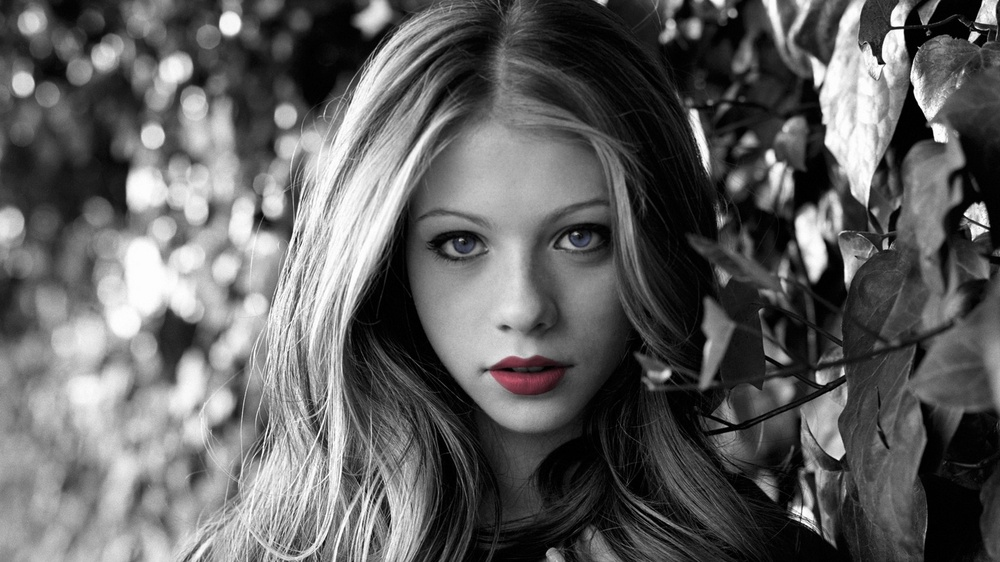
//> input picture assignment_1/test2_12CS10046.jpg, 1000 x 562 px, shrunk from 1920 x 1080 before the run
$ ./ass1_12CS10046   (built with g++ and OpenCV 4)
//> lines starting //> are read from the running program, lines starting //| are printed output that depends on the picture
#include <opencv2/core/core.hpp>
#include <opencv2/highgui/highgui.hpp>
#include <opencv2\imgproc\imgproc.hpp>
#include <iostream>

using namespace cv;
using namespace std;

Mat apply_filter(const Mat &src, const Mat &kernal)
{
	int ksize_h = kernal.size().height;
	ksize_h = (ksize_h - 1) / 2;
	int ksize_w = kernal.size().width;
	ksize_w = (ksize_w - 1) / 2;
	Mat dst = Mat::zeros(src.size(), DataType<double>::type);
	for (int i = 0; i < src.rows; i++)
	{
		for (int j = 0; j < src.cols; j++)
		{
			double c = 0.0;
			for (int k = -ksize_h; k <= ksize_h; k++)
			{
				for (int l = -ksize_w; l <= ksize_w; l++)
				{
					if (!(((i + k) <0) || (i + k) >= src.rows || ((j + l) <0) || (j + l) >= src.cols))
					{
						c = c + double(src.at<uchar>(i + k, j + l))*kernal.at<double>(k + ksize_h, l + ksize_w);
					}
				}
			}
			dst.at<double>(i, j) = c;
		}
	}
	dst.convertTo(dst, CV_8UC1);
	return dst;
}
void normalise(Mat& src)
{
	src.convertTo(src, DataType<double>::type);
	int r = src.rows;
	int c = src.cols;
	double max = 0;
	double limit = 255.0;
	for (int i = 0; i < r; i++)
	{
		for (int j = 0; j < c; j++)
		{
			if (src.at<double>(i, j) > max)
			{
				max = src.at<double>(i, j);
			}
		}
	}
	for (int i = 0; i < r; i++)
	{
		for (int j = 0; j < c; j++)
		{
			src.at<double>(i, j) *= (limit / max);
		}
	}
}
Mat add2images(const Mat& src1, const Mat& src2)
{
	Mat dst = Mat::zeros(src1.size(), DataType<double>::type);
	if (src1.size() != src2.size())
	{
		cout << "size of both images not same for add 2 images " << endl;
	}
	else
	{
		for (int i = 0; i < dst.rows; i++)
		{
			for (int j = 0; j < dst.cols; j++)
			{
				dst.at<double>(i, j) = double(src1.at<uchar>(i, j)) + double(src2.at<uchar>(i, j));
			}
		}
	}
	dst.convertTo(dst, CV_8UC1);
	return dst;
}
Mat multiply2images(const Mat& src1, const Mat& src2)
{
	Mat dst = Mat::zeros(src1.size(), DataType<double>::type);
	if (src1.size() != src2.size())
	{
		cout << "size of both images not same for multiply 2 images " << endl;
	}
	else
	{
		for (int i = 0; i < dst.rows; i++)
		{
			for (int j = 0; j < dst.cols; j++)
			{
				dst.at<double>(i, j) = double(src1.at<uchar>(i, j)) * double(src2.at<uchar>(i, j));
			}
		}
	}
	// normalize(dst, dst, 0, 255, NORM_MINMAX, DataType<double>::type);
	normalise(dst);
	dst.convertTo(dst, CV_8UC1);
	return dst;
}
Mat scalar_multiplication(const Mat& src, double c)
{
	Mat dst = Mat::zeros(src.size(), DataType<double>::type);
	for (int i = 0; i < src.rows; i++)
	{
		for (int j = 0; j < src.cols; j++)
		{
			dst.at<double>(i, j) = double(src.at<uchar>(i, j)) * c;
		}
	}
	return dst;
}
int main()
{
	string filename = "test2_12CS10046.jpg";
	Mat source = imread(filename, CV_LOAD_IMAGE_GRAYSCALE);
//> source: 562 rows x 1000 cols, CV_8UC1; min 0, max 255, mean 96

	// we get the image now we need to apply laplacian operator

	double n = 1, d = 9;
	Mat laplace = (Mat_<double>(3, 3) << 0, -1, 0, -1, 4, -1, 0, -1, 0);
	Mat sobel_h = (Mat_<double>(3, 3) << -1, -2, -1, 0, 0, 0, 1, 2, 1);
	Mat sobel_v = (Mat_<double>(3, 3) << -1, -0, 1, -2, 0, 2, -1, 0, 1);
	Mat average = (Mat_<double>(3, 3) << n / d, n / d, n / d, n / d, n / d, n / d, n / d, n / d, n / d);

	// we have assigned various operators
	// 1) Laplacian to get F2
	Mat laplace_image = apply_filter(source, laplace);
	imwrite("laplace image.jpg", laplace_image);
	// 3) add F1 and F2
	Mat sharp = add2images(laplace_image, source);
//> after the loop in add2images, `for (int i = 0; i < dst.rows; i++)`:
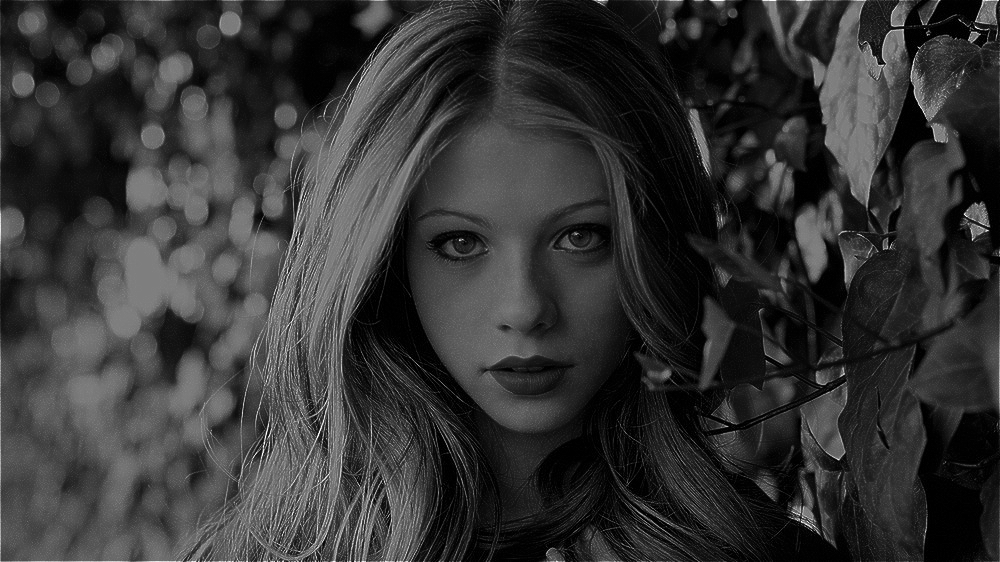
//> dst: 562 rows x 1000 cols, CV_64FC1; min 0, max 510, mean 104.4; drawn with min black and max white
	imwrite("sharp image.jpg", sharp);
	// 4) Sobel operator on sharp image
	Mat sobel_image = add2images(apply_filter(sharp, sobel_h), apply_filter(sharp, sobel_v));
//> after the loop in apply_filter (call 3), `for (int i = 0; i < src.rows; i++)`:
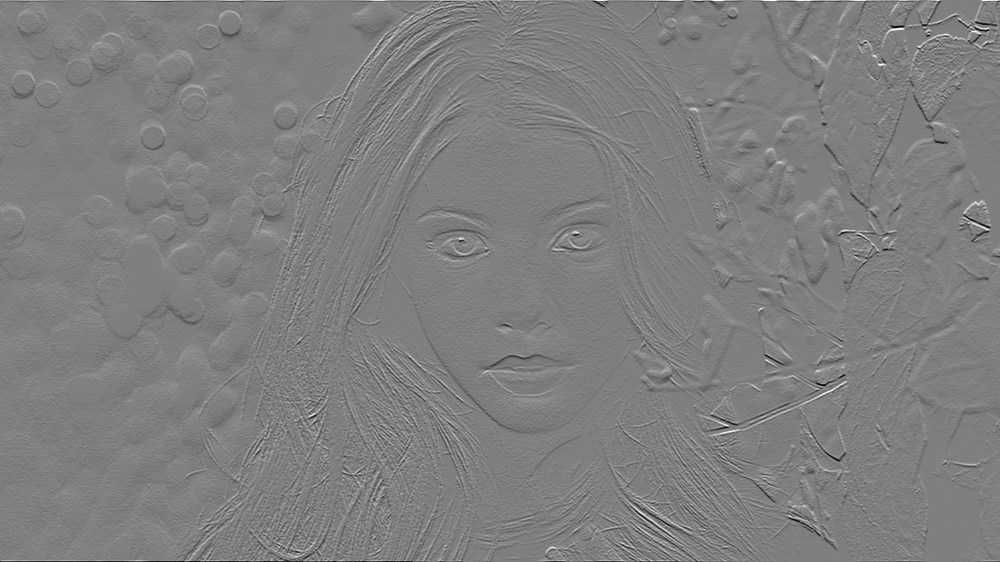
//> dst: 562 rows x 1000 cols, CV_64FC1; min -1018, max 1020, mean 0; drawn with min black and max white
//> after the loop in add2images (call 2), `for (int i = 0; i < dst.rows; i++)`:
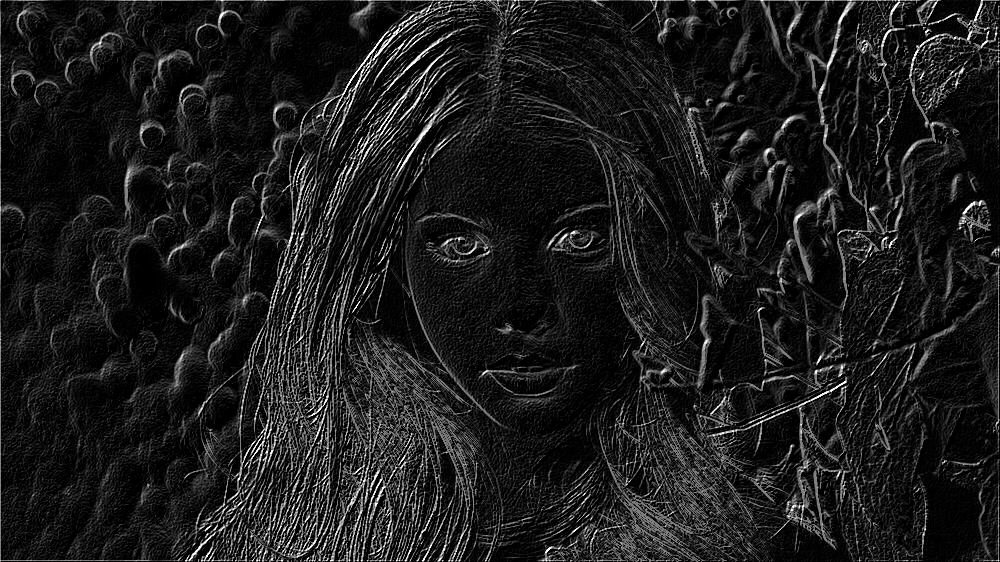
//> dst: 562 rows x 1000 cols, CV_64FC1; min 0, max 510, mean 56.7; drawn with min black and max white
	imwrite("sobel.jpg", sobel_image);
	// 5) Average sobel image
	Mat mean_image = apply_filter(sobel_image, average);
//> after the loop in apply_filter (call 4), `for (int i = 0; i < src.rows; i++)`:
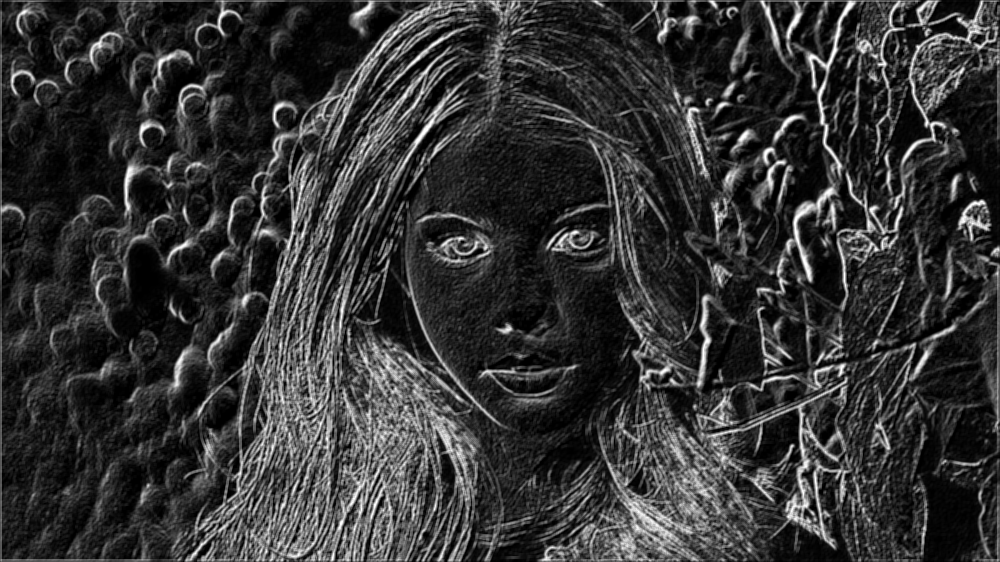
//> dst: 562 rows x 1000 cols, CV_64FC1; min 0, max 255, mean 53.2; drawn with min black and max white
	imwrite("smooth image.jpg", mean_image);
	// 6) Mask operation sharpen image and average image
	Mat mask_image = multiply2images(sharp, mean_image);
//> after the loop in multiply2images, `for (int i = 0; i < dst.rows; i++)`:
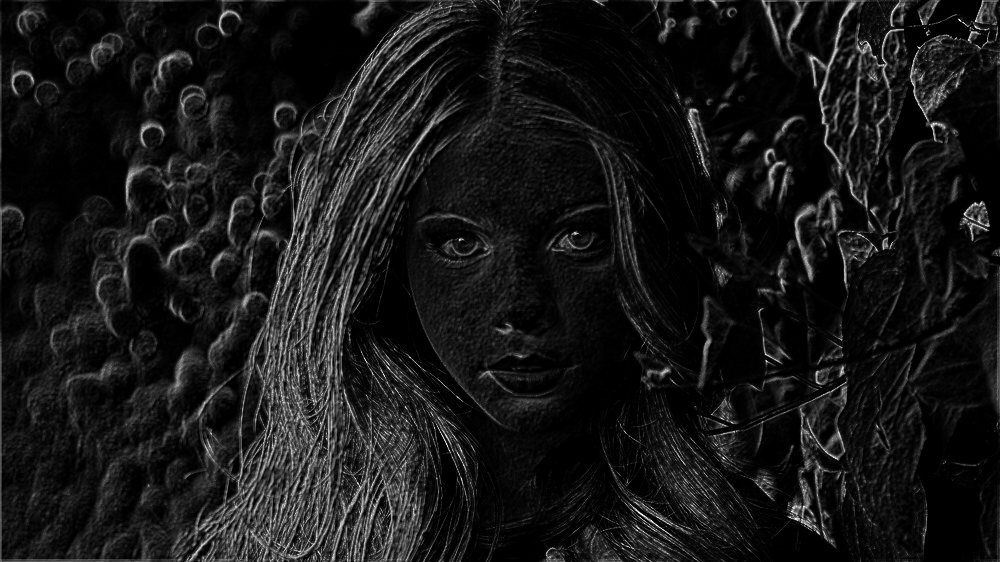
//> dst: 562 rows x 1000 cols, CV_64FC1; min 0, max 65025, mean 6019; drawn with min black and max white
//> the loop in normalise, `for (int i = 0; i < r; i++)` made 562 passes
//> max on passes 1 to 3: 43350, 58776, 58776
//> after the loop in normalise, `for (int i = 0; i < r; i++)`: max = 65025

	imwrite("mask image.jpg", mask_image);
	// 7) high boost filtering
	Mat na;
	for (double i = 0.3; i <= 2; i += 0.1)
	{
		na = scalar_multiplication(mask_image, i);
		na.convertTo(na, CV_8UC1);
		imwrite("final image"+to_string(i)+".jpg", add2images(source, na));
	}
//> this loop made 17 passes
//> pass 1, `na.convertTo(na, CV_8UC1);`:
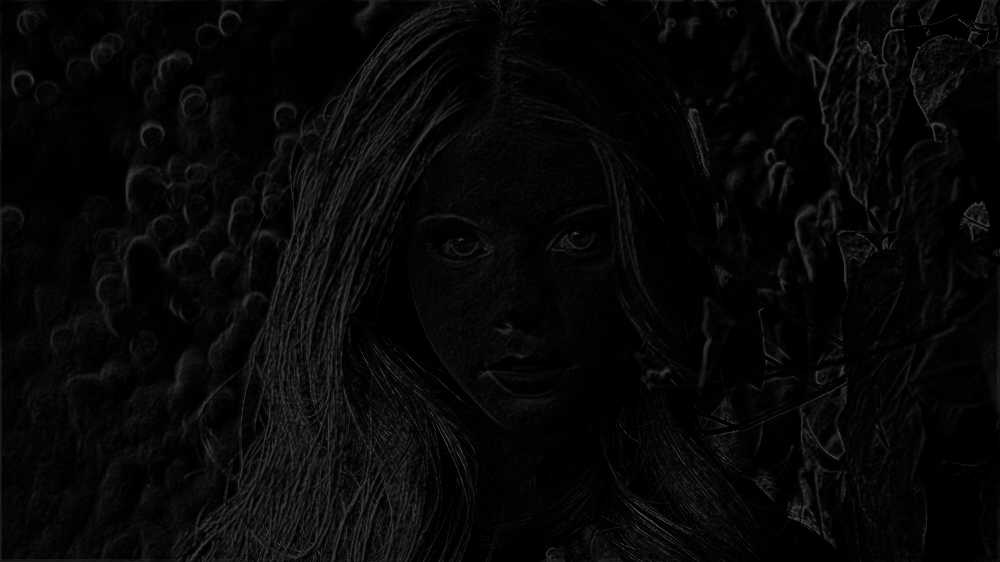
//> na: 562 rows x 1000 cols, CV_8UC1; min 0, max 76, mean 7.1
//> after the loop:
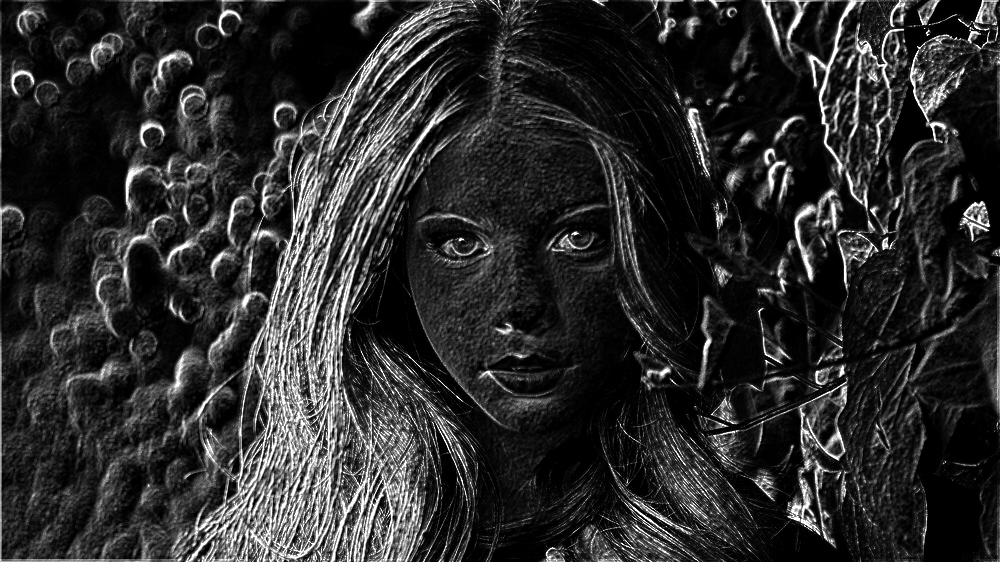
//> na: 562 rows x 1000 cols, CV_8UC1; min 0, max 255, mean 44
	return 0;
}
